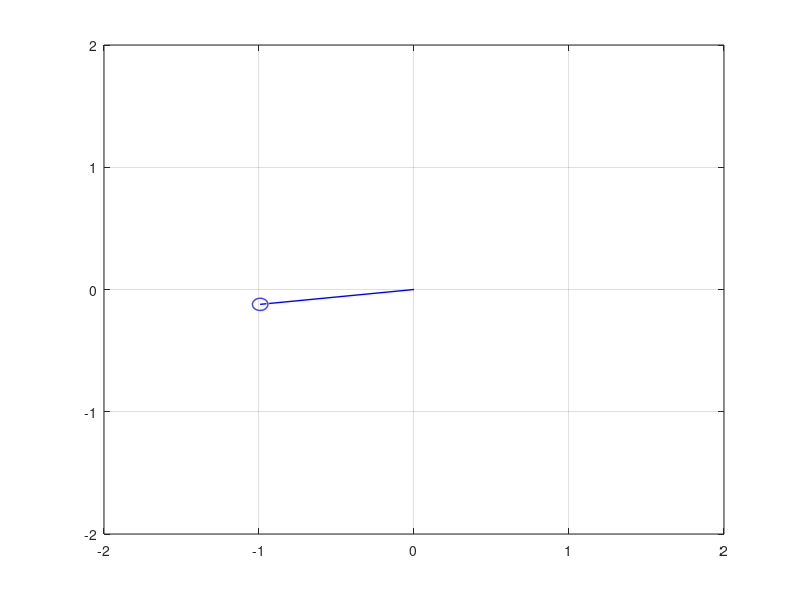

Here is the MATLAB script that generated this plot:
% Inverted Pendulum Simulation (linearisation at pi) %
clear
clf

Length = 1;
Mass = 15;
g=9.81;
vp_init=0;

%system parameters
k=g/Length;
%rk=sqrt(k); %used when undamped
theta_init=0.01;
c=1;

%specific solution parameters 
p=[1 c -k];
r=roots(p);
A=[r(1) r(2);1 1];
B=[0;theta_init];
C=linsolve(A,B);

t=0;
%motion of the platform
motion=0;
prev_time=0;
tic;

    while t<=15
        t=toc;
        dt=t-prev_time;
        vp = 0*t+vp_init;
        motion = motion + vp*t;
        
        %angle as a function of time
        theta_i = C(1)*exp(r(1)*t)+C(2)*exp(r(2)*t);  %for damped systems    
        %theta=theta_init/2*(exp(rk*t)+exp(-rk*t));  %for undamped system
        theta= real(theta_i);
        
        %plotting 
        lx=Length*cos(theta+(pi/2))+motion;
        ly=Length*sin(theta+(pi/2));
        

        plot([motion lx],[0 ly],'b','Linewidth',1);   
        viscircles([lx,ly],Length/20,'EdgeColor','b','LineWidth',1);
        
        axis([-Length-1+motion Length+1+motion -Length-1 Length+1])
        grid on;

        pause(0.01);
        
        if theta>pi/2 || theta<-pi/2
            break;
        end
        prev_time=t;
    end